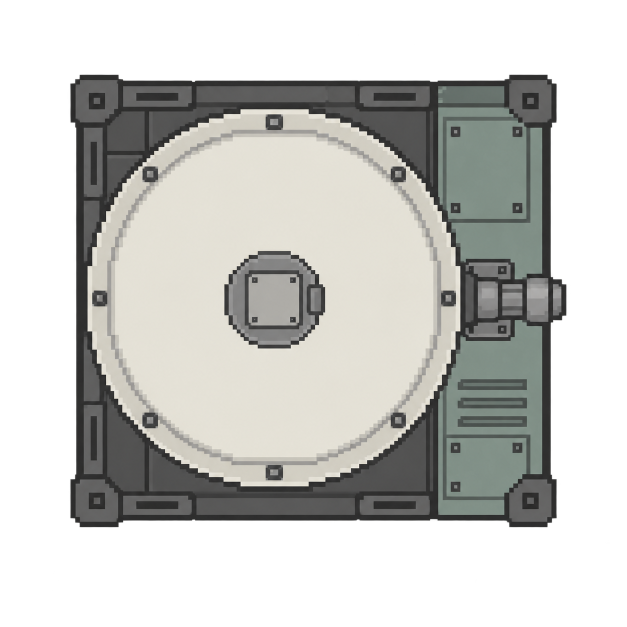
#> input picture assets/phobos-agriculture/bulk/source/reservoir-master.png, 1254 x 1254 px (shown at 1/2 size)
$ python export-bulk-storage-art.py
#> lines starting #> are read from the running program, lines starting #| are printed output that depends on the picture
"""Repeatable registration of original R3 masters; no native artwork inputs.
Retains whole silhouette at 48 px (3 tiles); all forms share bounds/pivot.
"""
from pathlib import Path
import hashlib
import json
from PIL import Image, ImageDraw

ROOT = Path(__file__).resolve().parents[1]
ASSETS = ROOT / 'assets/phobos-agriculture/bulk'
OUT = ROOT / 'mods/PhobosAgriculture/images/phobos/agriculture'
base = Image.open(ASSETS / 'source/reservoir-master.png').convert('RGBA')
#> base is the input picture: PIL image 1254x1254 RGBA; mean R, G, B, A 82.6, 82.8, 79.4, 136.2
crop = base.getchannel('A').point(lambda p: 255 if p > 128 else 0).getbbox()
#> crop = (141, 150, 1133, 1054)
records = []
preview = Image.new('RGB', (880, 360), '#252b2e')
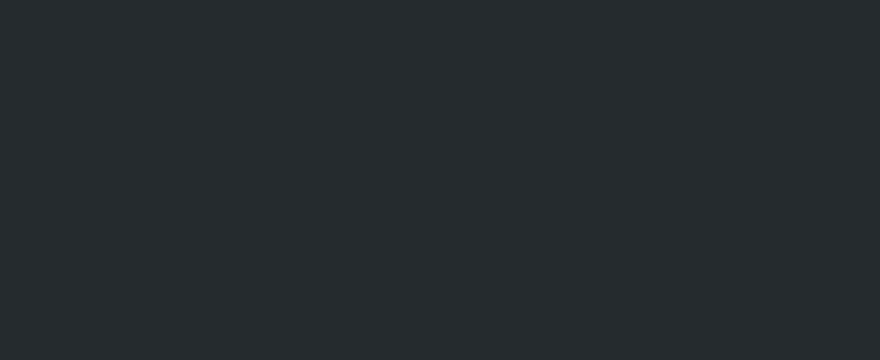
#> preview: PIL image 880x360 RGB; mean R, G, B 37, 43, 46
draw = ImageDraw.Draw(preview)
for index, (form, source) in enumerate([
    ('Reservoir', 'reservoir-master.png'),
    ('ReservoirLoose', 'reservoir-master.png'),
    ('ReservoirDamaged', 'reservoir-damaged-master.png'),
    ('ReservoirLooseDamaged', 'reservoir-damaged-master.png'),
]):
    path = ASSETS / 'source' / source
    if not path.exists():
        continue  # Allows review of the pilot before producing the full family.
    master = Image.open(path).convert('RGBA')
    assert min(master.size) >= 96
    assert master.getextrema()[3][0] == 0
    # Register the generated edit by its opaque chassis bounds, not the diffuse
    # nearly-transparent export fringe. Neither crop changes placement geometry.
    bounds = master.getchannel('A').point(lambda p: 255 if p > 128 else 0).getbbox()
#> bounds = (141, 150, 1133, 1054)
    native = Image.new('RGBA', (48, 48))
#> native: PIL image 48x48 RGBA; every value is 0
    native.alpha_composite(master.crop(bounds).resize((46, 44), Image.Resampling.NEAREST), (1, 2))
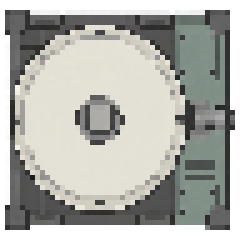
#> native: PIL image 48x48 RGBA (shown 5 times larger); mean R, G, B, A 129.6, 130.1, 124.8, 207.2; transparent parts drawn white
    native.save(OUT / (form + '.png'))
    normal = Image.new('RGBA', native.size, (128, 128, 255, 255))
    normal.putalpha(native.getchannel('A'))
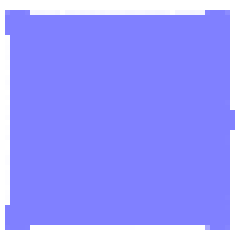
#> normal: PIL image 48x48 RGBA (shown 5 times larger); mean R, G, B, A 128, 128, 255, 207.2; transparent parts drawn white
    normal.save(OUT / (form + 'Normal.png'))
    records.append({'source': path.relative_to(ROOT).as_posix(), 'size':master.size, 'crop':bounds,
                    'sourceSha256':hashlib.sha256(path.read_bytes()).hexdigest(),
                    'form':form, 'pivot':[24,24], 'origin':[1,2], 'composeSize':[46,44],
                    'exports':{name:hashlib.sha256((OUT / name).read_bytes()).hexdigest()
                               for name in (form+'.png',form+'Normal.png')}})
    x=12+index*218
    draw.text((x,12),form,fill='white')
    enlarged=native.resize((192,192),Image.Resampling.NEAREST)
    preview.paste(enlarged,(x,36),enlarged)
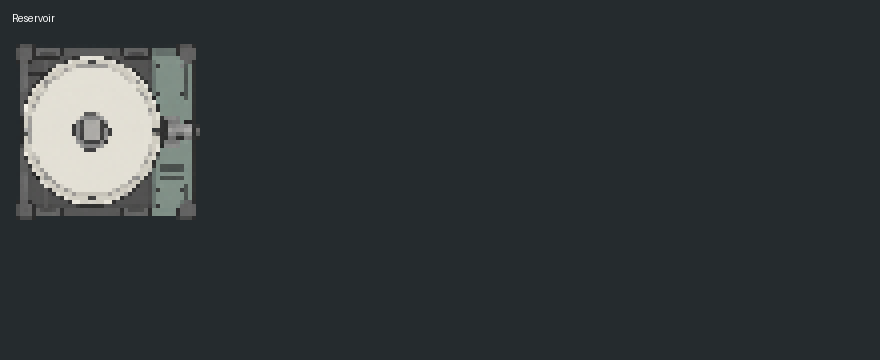
#> preview: PIL image 880x360 RGB; mean R, G, B 48.4, 53.9, 56
    preview.paste(native,(x,245),native)
    for rotation in range(3):
        turned=native.rotate((rotation+1)*90)
        preview.paste(turned,(x+54*(rotation+1),245),turned)
#> this loop made 3 passes
#> pass 1, `turned=native.rotate((rotation+1)*90)`:
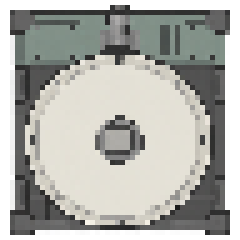
#> turned: PIL image 48x48 RGBA (shown 5 times larger); mean R, G, B, A 129.6, 130.1, 124.8, 207.2; transparent parts drawn white
#> after the loop:
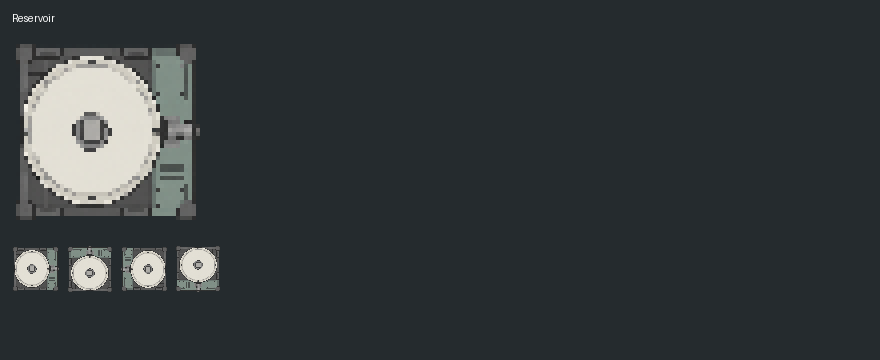
#> preview: PIL image 880x360 RGB; mean R, G, B 51.3, 56.6, 58.5
#> pass 3 of the loop `for index, (form, source) in enumerate([`:
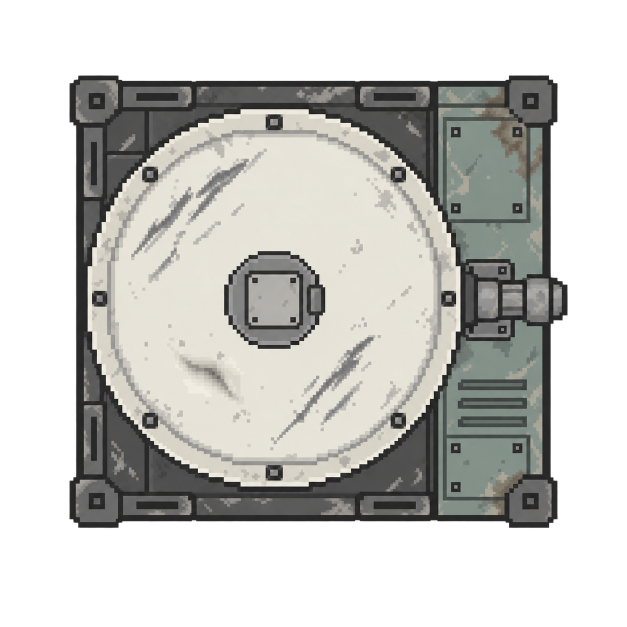
#> input picture assets/phobos-agriculture/bulk/source/reservoir-damaged-master.png, 1254 x 1254 px (shown at 1/2 size)
#> master is the input picture: PIL image 1254x1254 RGBA; mean R, G, B, A 82.2, 82.1, 78.7, 136.2
#> bounds = (139, 151, 1135, 1056)
#> the loop `for rotation in range(3):` made 3 passes
#> pass 1, `turned=native.rotate((rotation+1)*90)`:
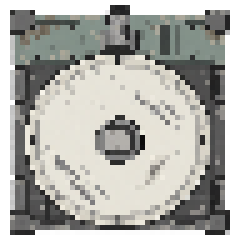
#> turned: PIL image 48x48 RGBA (shown 5 times larger); mean R, G, B, A 126.4, 126.2, 121, 204; transparent parts drawn white
#> after the loop `for rotation in range(3):`:
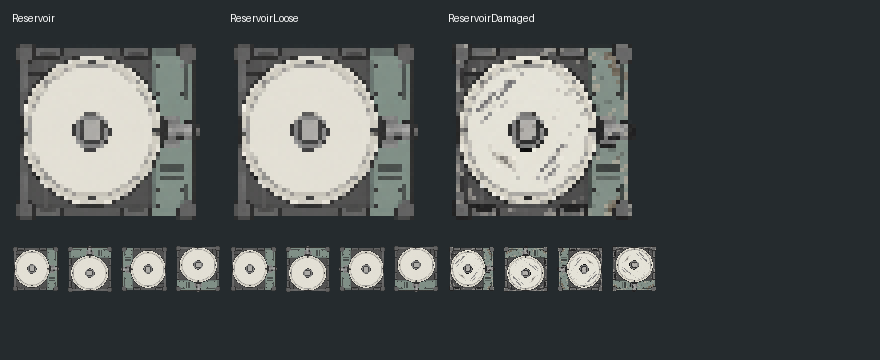
#> preview: PIL image 880x360 RGB; mean R, G, B 79.5, 83.5, 83.2
#> the loop made 4 passes; the first 3 are shown
draw.text((12,325),'48 px native, 4x enlargement and quarter turns. Static check; Unity lighting awaits owner review.',fill='white')
preview.save(ASSETS / 'preview.png')
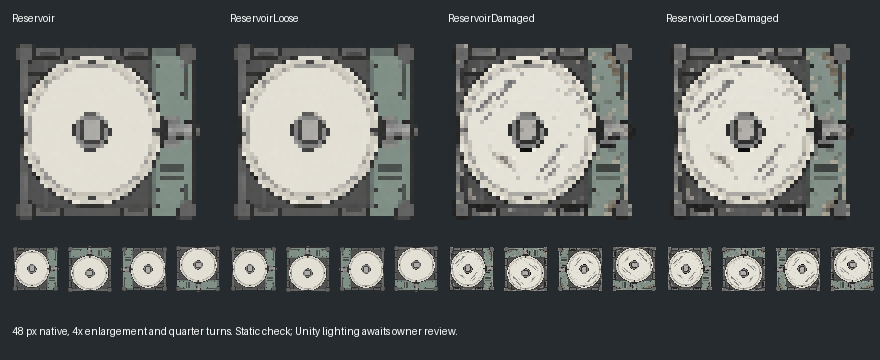
#> saved as preview.png: PIL image 880x360 RGB; mean R, G, B 94.3, 97.5, 96
(ASSETS / 'exports.json').write_text(json.dumps(records,indent=2)+'\n')
print(f'Exported {len(records)} registered R3 forms and matching flat normals.')
